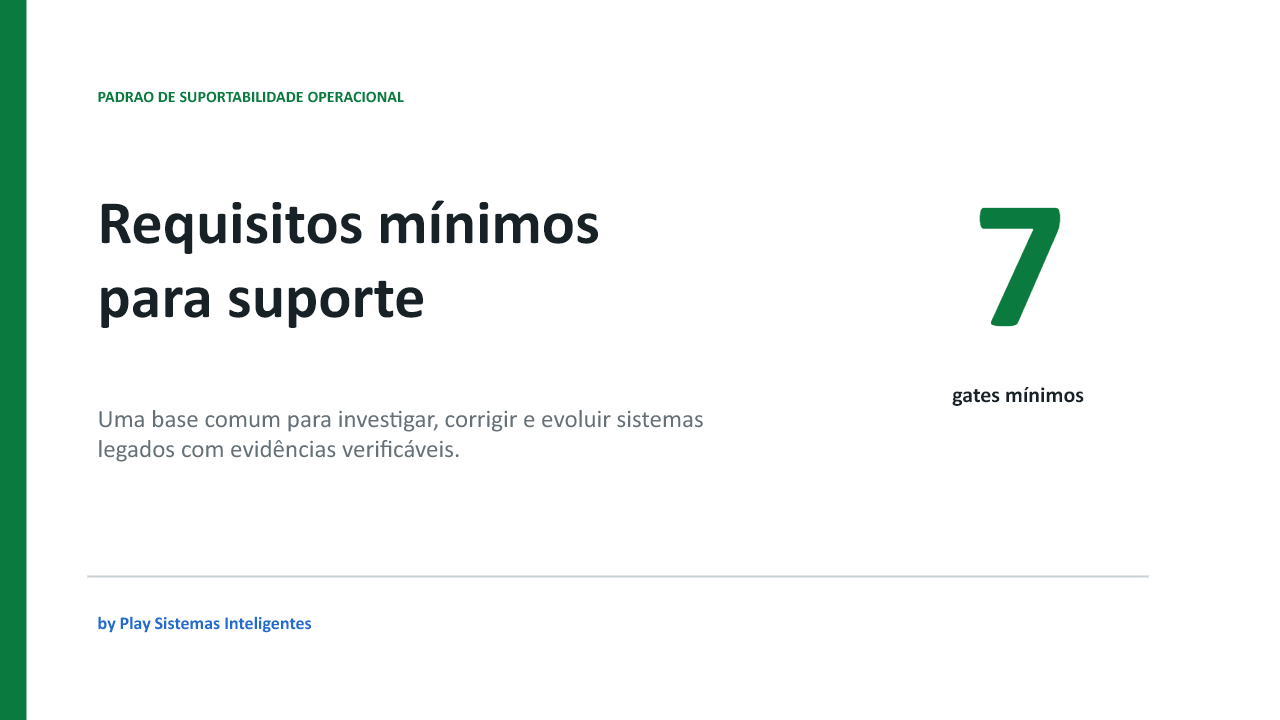
#> input picture tmp/presentations/rendered/slide-01.png, 1280 x 720 px; its folder holds 4 pictures in this run
$ python create_contact_sheet.py
#> lines starting #> are read from the running program, lines starting #| are printed output that depends on the picture
from pathlib import Path

from PIL import Image, ImageDraw


folder = Path(__file__).resolve().parent / "rendered"
files = sorted(folder.glob("slide-*.png"))
columns = 3
cell_w, cell_h = 430, 275
rows = (len(files) + columns - 1) // columns
sheet = Image.new("RGB", (columns * cell_w, rows * cell_h), "#DDE2E4")
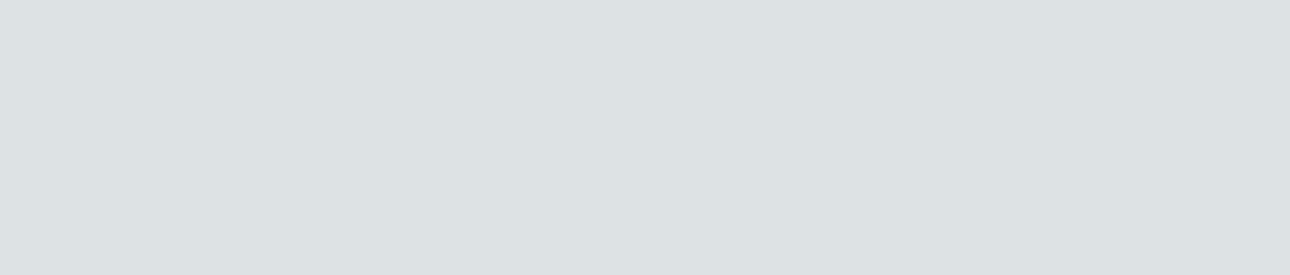
#> sheet: PIL image 1290x275 RGB; mean R, G, B 221, 226, 228
draw = ImageDraw.Draw(sheet)

for index, path in enumerate(files):
    image = Image.open(path).convert("RGB")
    image.thumbnail((400, 225))
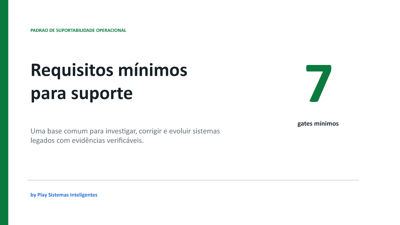
#> image: PIL image 400x225 RGB; mean R, G, B 243.8, 247.1, 245.7
    col, row = index % columns, index // columns
    x = col * cell_w + 15
    y = row * cell_h + 34
    sheet.paste(image, (x, y))
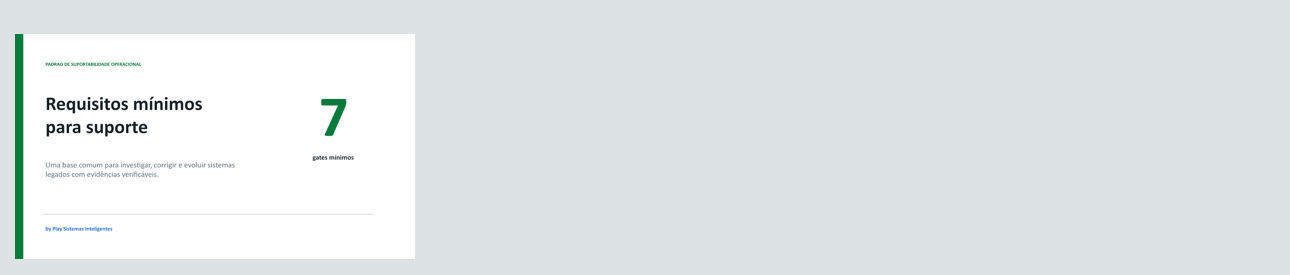
#> sheet: PIL image 1290x275 RGB; mean R, G, B 226.8, 231.3, 232.5
    draw.text((x, row * cell_h + 10), f"Slide {index + 1}", fill="#172126")
#> pass 2 of the loop `for index, path in enumerate(files):`:
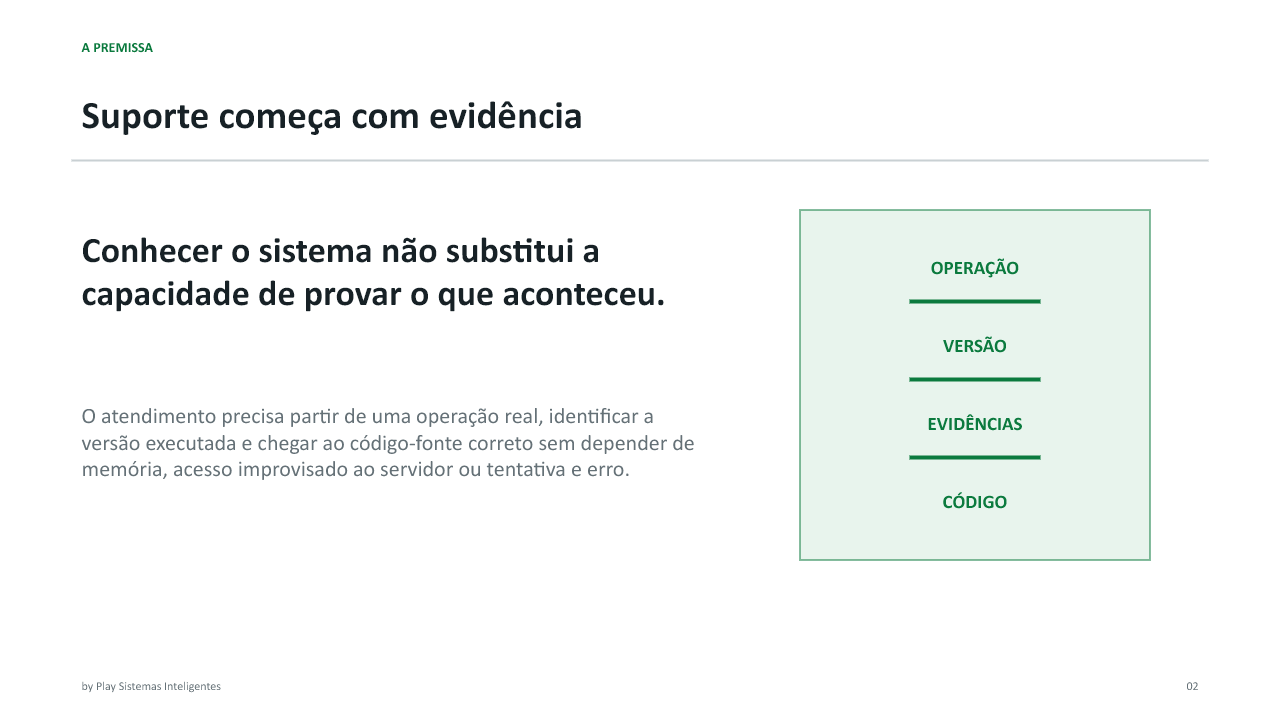
#> input picture tmp/presentations/rendered/slide-02.png, 1280 x 720 px
#> `image.thumbnail((400, 225))`:
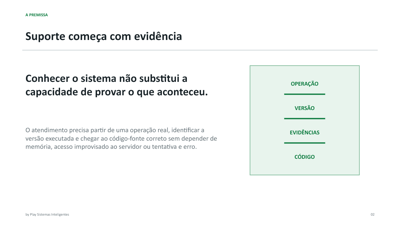
#> image: PIL image 400x225 RGB; mean R, G, B 245.7, 248.2, 247.1
#> `sheet.paste(image, (x, y))`:
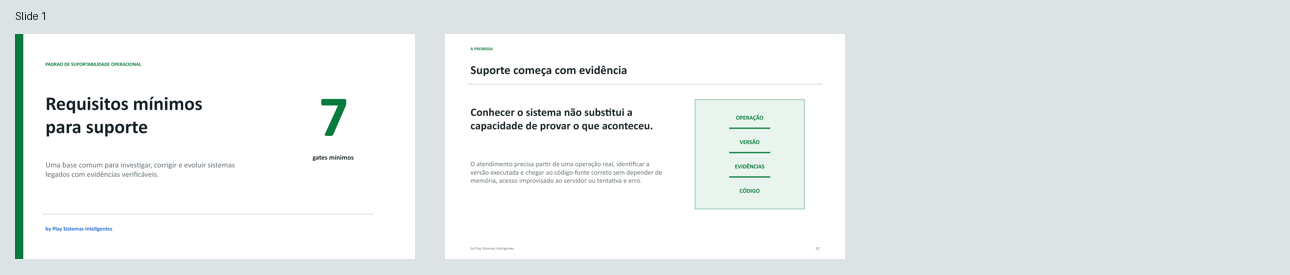
#> sheet: PIL image 1290x275 RGB; mean R, G, B 233, 236.9, 237.3
#> pass 3 of the loop `for index, path in enumerate(files):`:
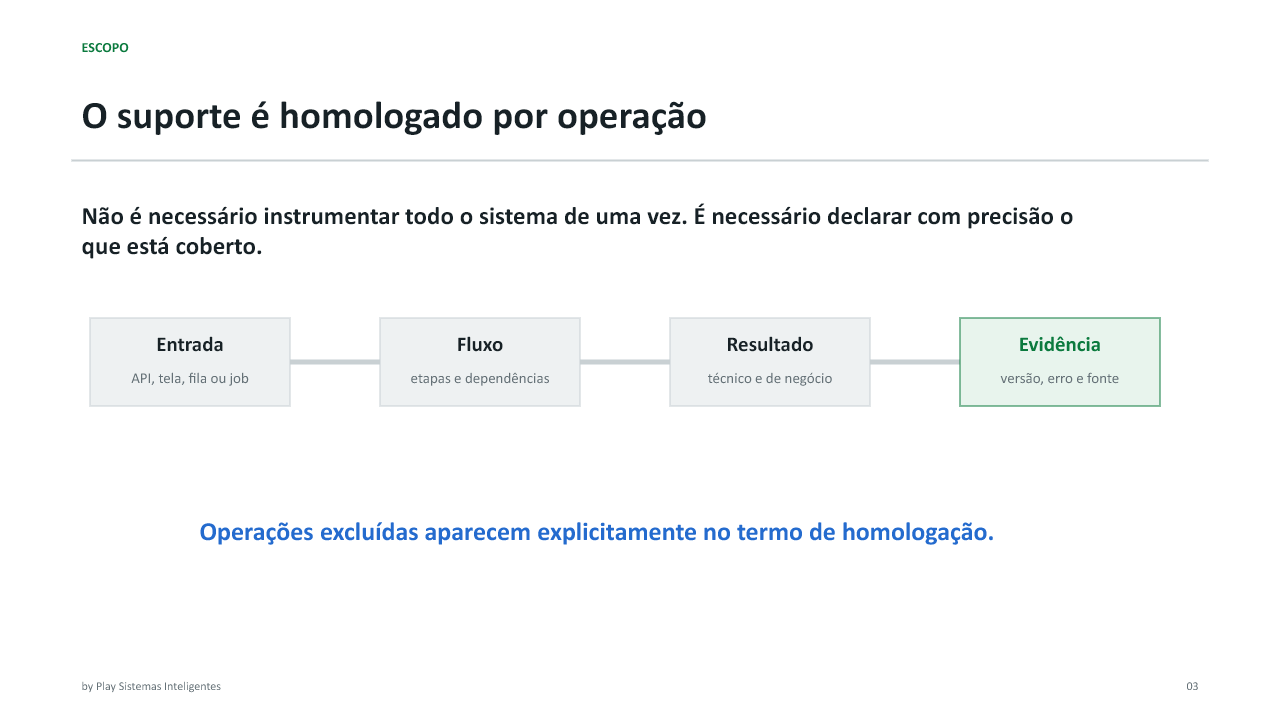
#> input picture tmp/presentations/rendered/slide-03.png, 1280 x 720 px
#> `image.thumbnail((400, 225))`:
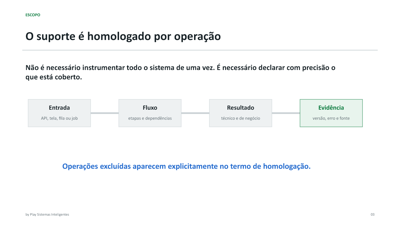
#> image: PIL image 400x225 RGB; mean R, G, B 247.9, 249.1, 249.6
#> `sheet.paste(image, (x, y))`:
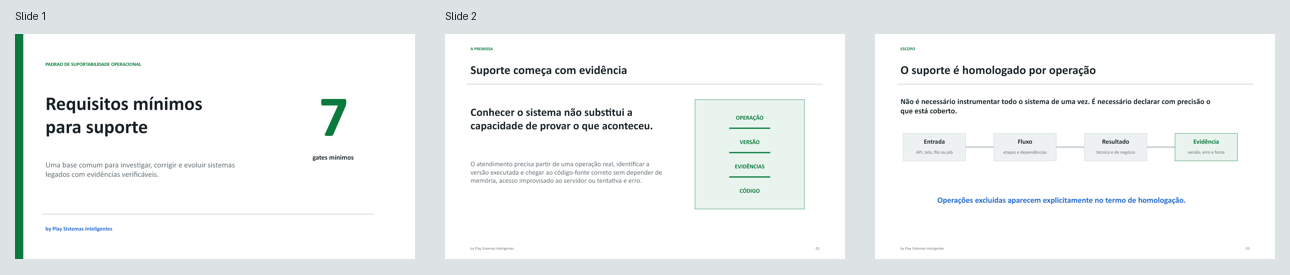
#> sheet: PIL image 1290x275 RGB; mean R, G, B 239.8, 242.8, 242.7

sheet.save(folder / "contact-sheet.png")
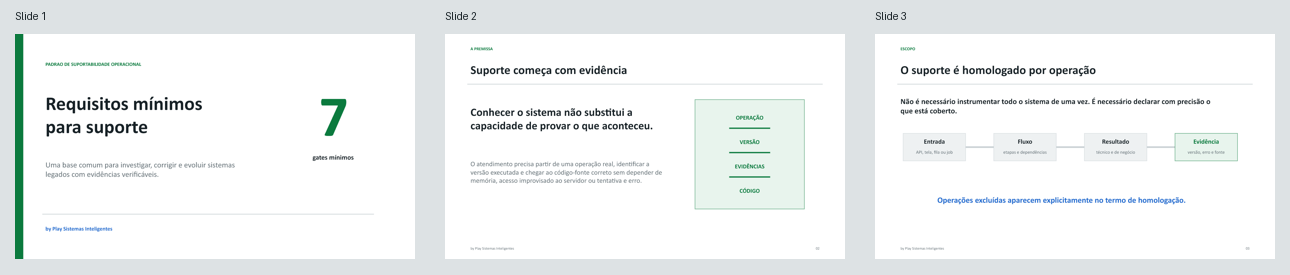
#> saved as contact-sheet.png: PIL image 1290x275 RGB; mean R, G, B 239.8, 242.7, 242.7
